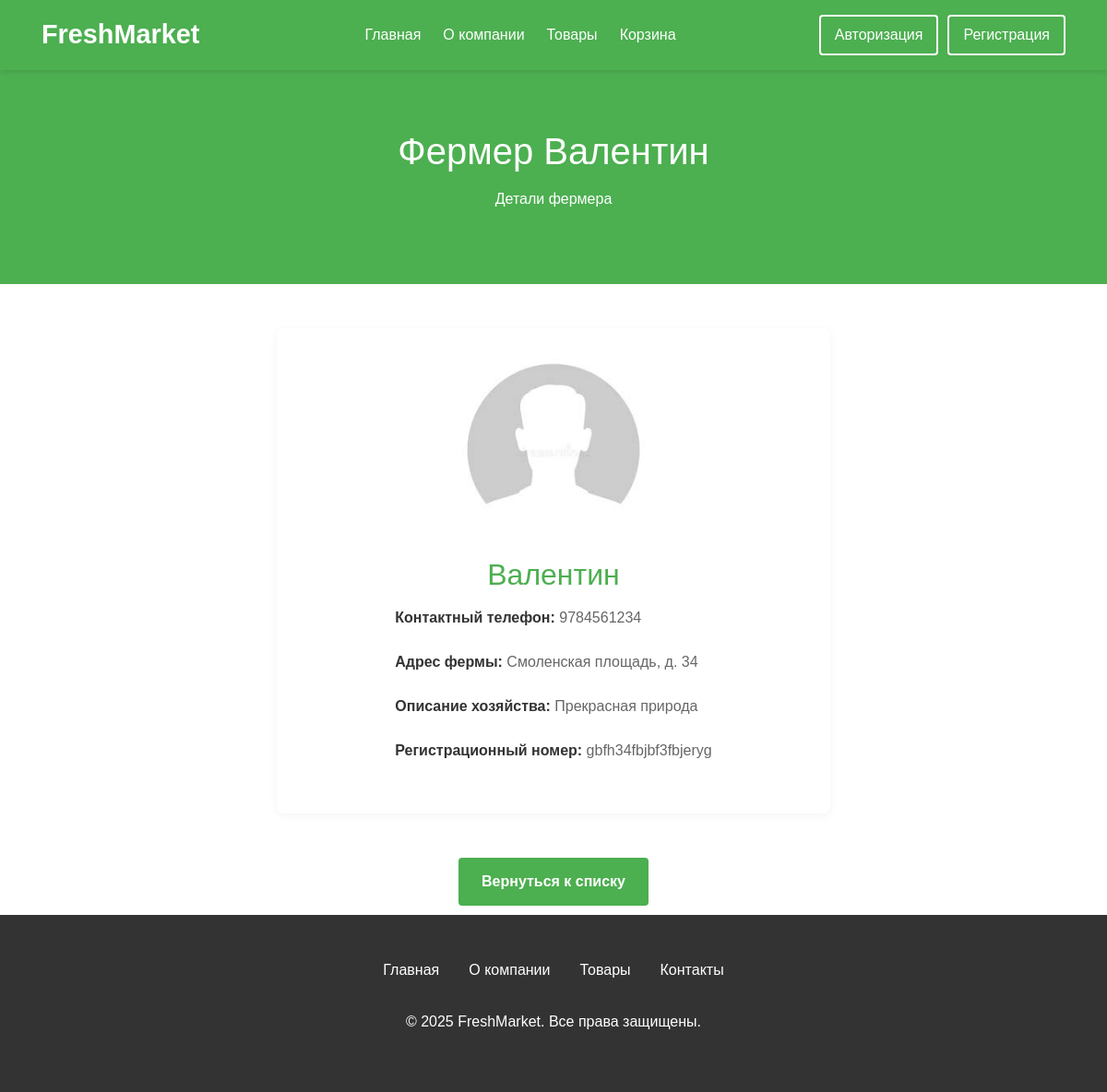
/admin-panel/farmer/detail/1, run on the app's committed database.
### products/models.py (models this page shows, shortened)
class Farmer(models.Model):
    name = models.CharField(max_length=100, verbose_name="Имя фермера")
    contact = models.CharField(max_length=20, verbose_name="Контактный телефон")
    address = models.TextField(verbose_name="Адрес фермы")
    description = models.TextField(verbose_name="Описание хозяйства")
    photo = models.ImageField(upload_to='farmers/', default="farmers/unknown.jpg", verbose_name="Фото фермера", null=True, blank=True)
    registration_number = models.CharField(
        max_length=50,
        verbose_name="Регистрационный номер",
        unique=True,
    )
    created_at = models.DateTimeField(auto_now_add=True, verbose_name="Дата регистрации")
    class Meta:
        verbose_name = "Фермер"
        verbose_name_plural = "Фермеры"

### products/views.py (the view)
# urls.py: path('admin-panel/farmer/detail/<int:pk>', views.FarmerDetailView.as_view(), name="farmer_detail"),
class FarmerDetailView(DetailView):
    model = models.Farmer
    template_name = 'products/admin/farmer/detail.html'
    context_object_name = 'farmer'

### products/templates/products/admin/farmer/detail.html (shortened to what this page needs)
{% extends 'products/base.html' %}
{% load static %}
{% block content %}
<section class="page-header">
    <div class="container">
        <h1 class="hidden-text">Фермер {{ farmer.name }}</h1>
        <p>Детали фермера</p>
    </div>
</section>
<div class="container">
    <div class="detail-card">
        <img src="{{ farmer.photo.url }}" alt="{{ farmer.name }}">
        <h2>{{ farmer.name }}</h2>
        <div class="info">
            <p><span class="label">Контактный телефон:</span> <span class="value">{{ farmer.contact }}</span></p>
            <p><span class="label">Адрес фермы:</span> <span class="value">{{ farmer.address }}</span></p>
            <p><span class="label">Описание хозяйства:</span> <span class="value">{{ farmer.description }}</span></p>
            <p><span class="label">Регистрационный номер:</span> <span class="value">{{ farmer.registration_number }}</span></p>
        </div>
    </div>
    <a href="{% url 'farmer_list' %}" class="btn back-btn">Вернуться к списку</a>
</div>
{% endblock content %}

### products/static/products/css/base.css (style rules this page uses)
* { margin: 0; padding: 0; box-sizing: border-box; font-family: 'Arial', sans-serif; }
body { background-color: #f9f9f9; color: #333; display: flex; flex-direction: column; min-height: 100vh; }
.hidden-text { display: -webkit-box; -webkit-line-clamp: 2; -webkit-box-orient: vertical; overflow: hidden; text-overflow: ellipsis; }

### products/static/products/css/header.css (style rules this page uses)
.container { width: 90%; max-width: 1200px; margin: 0 auto; }

### products/templates/products/admin/farmer/detail.html (style rules this page uses)
.page-header { background-color: #4CAF50; color: white; padding: 4rem 0; text-align: center; margin-bottom: 3rem; }
.page-header h1 { font-size: 2.5rem; margin-bottom: 1rem; }
.detail-card { background-color: white; border-radius: 8px; box-shadow: 0 2px 10px rgba(0,0,0,0.05); padding: 2rem; text-align: center; max-width: 600px; margin: 0 auto 3rem; }
.detail-card h2 { margin-bottom: 1rem; color: #4CAF50; }
.detail-card p { color: #666; margin-bottom: 1.5rem; text-align: left; }
.detail-card .label { font-weight: bold; color: #333; }
.btn { display: inline-block; background-color: #4CAF50; color: white; padding: 0.8rem 1.5rem; border-radius: 4px; text-decoration: none; font-weight: bold; transition: all 0.3s ease; margin: 0.5rem; }
.back-btn { display: block; width: fit-content; margin: 10px auto; }
.info { margin: 0 auto; width: fit-content; }
img { max-width: 200px; height: auto; border-radius: 8px; margin-bottom: 1rem; object-fit: contain; }

### data on the page
Farmer: name "Валентин", photo (picture), contact "9784561234", address "Смоленская площадь, д. 34", description "Прекрасная природа", registration_number "gbfh34fbjbf3fbjeryg"
